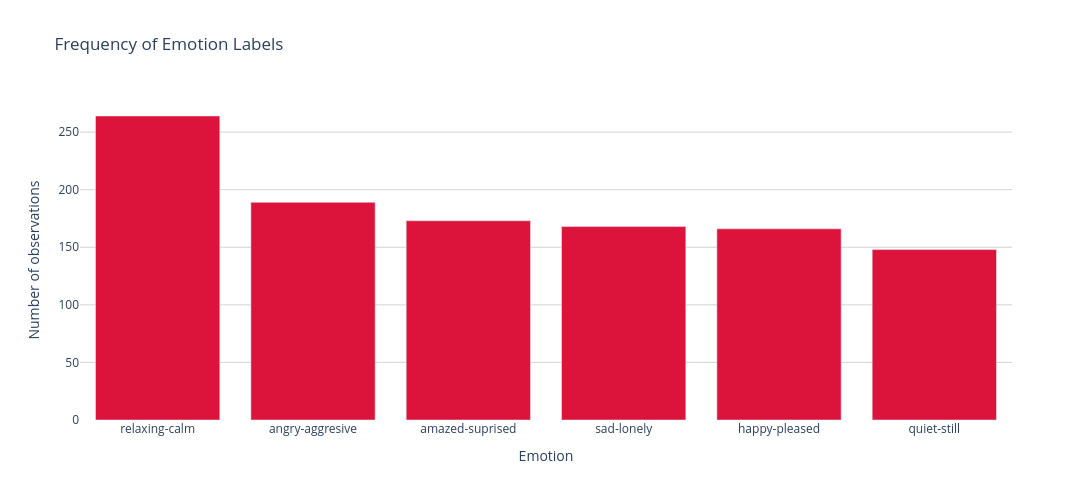

Notebook code cell kept with this figure:
### Code cell
fig = px.bar(
    x=emo_counts.index,
    y=emo_counts.values,
    labels={
        'x': 'Emotion',
        'y': 'Number of observations'
    },
    title = 'Frequency of Emotion Labels',
    width=1100,
    height=500
    )
fig.update_traces(marker_color='crimson')
fig.update_layout(
    plot_bgcolor='white',
    paper_bgcolor='white'
)

fig.update_yaxes(
    showgrid=True,
    gridcolor='lightgray'
)
fig.show()

### Figure 1 — Plotly figure (JSON) as saved in the notebook; plotly's stock layout.template omitted (floating-point values rounded to 4 significant figures)
{"data": [{"alignmentgroup": "True", "hovertemplate": "Emotion=%{x}<br>Number of observations=%{y}<extra></extra>", "legendgroup": "", "marker": {"color": "crimson", "pattern": {"shape": ""}}, "name": "", "offsetgroup": "", "orientation": "v", "showlegend": false, "textposition": "auto", "type": "bar", "x": ["relaxing-calm", "angry-aggresive", "amazed-suprised", "sad-lonely", "happy-pleased", "quiet-still"], "xaxis": "x", "y": [264, 189, 173, 168, 166, 148], "yaxis": "y"}], "layout": {"barmode": "relative", "height": 500, "legend": {"tracegroupgap": 0}, "paper_bgcolor": "white", "plot_bgcolor": "white", "title": {"text": "Frequency of Emotion Labels"}, "width": 1100, "xaxis": {"anchor": "y", "autorange": true, "domain": [0, 1], "range": [-0.5, 5.5], "title": {"text": "Emotion"}, "type": "category"}, "yaxis": {"anchor": "x", "autorange": true, "domain": [0, 1], "gridcolor": "lightgray", "range": [0, 277.9], "showgrid": true, "title": {"text": "Number of observations"}, "type": "linear"}}}
